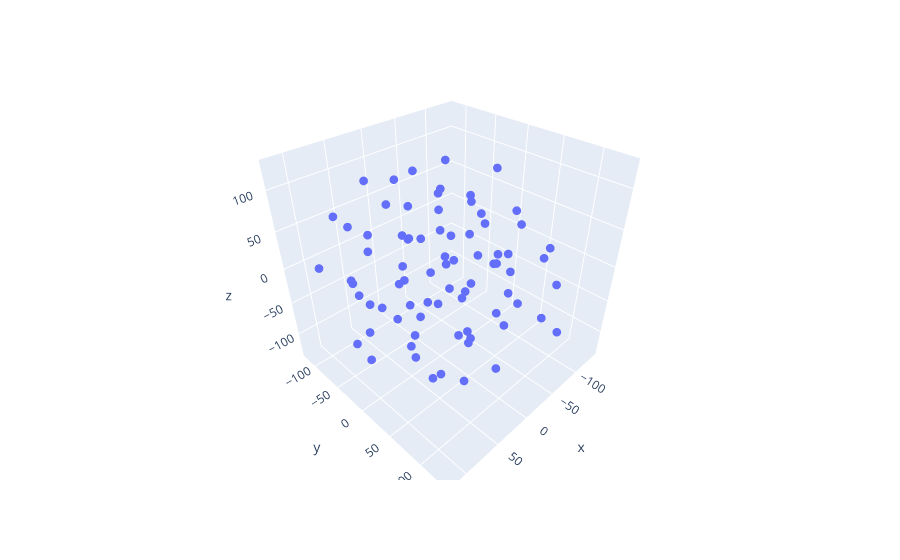

Write notebook code for a chart like this one.
### Code cell
# plot cosine similarity embeddings using plotly
import plotly.express as px
fig = px.scatter_3d(cosine_similarity_embeddings_with_metadata, x='x', y='y', z='z')
# change marker size
fig.update_traces(marker=dict(size=3))
fig.show()
